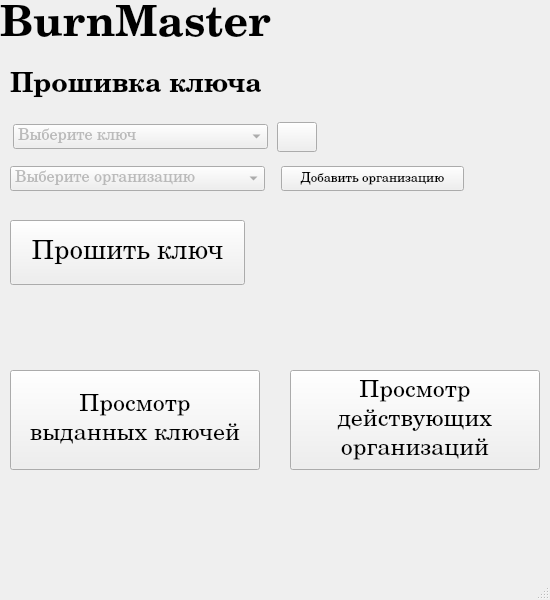
<?xml version="1.0" encoding="UTF-8"?>
<ui version="4.0">
 <class>MainWindow</class>
 <widget class="QMainWindow" name="MainWindow">
  <property name="geometry">
   <rect>
    <x>0</x>
    <y>0</y>
    <width>550</width>
    <height>600</height>
   </rect>
  </property>
  <property name="font">
   <font>
    <family>Century</family>
   </font>
  </property>
  <property name="windowTitle">
   <string>BurnMaster</string>
  </property>
  <widget class="QWidget" name="centralwidget">
   <widget class="QLabel" name="naming_label">
    <property name="geometry">
     <rect>
      <x>0</x>
      <y>0</y>
      <width>271</width>
      <height>51</height>
     </rect>
    </property>
    <property name="font">
     <font>
      <family>Century</family>
      <pointsize>32</pointsize>
      <bold>true</bold>
      <kerning>true</kerning>
     </font>
    </property>
    <property name="text">
     <string>BurnMaster</string>
    </property>
   </widget>
   <widget class="QLabel" name="flashing_label">
    <property name="geometry">
     <rect>
      <x>10</x>
      <y>70</y>
      <width>251</width>
      <height>31</height>
     </rect>
    </property>
    <property name="font">
     <font>
      <family>Century</family>
      <pointsize>20</pointsize>
      <bold>true</bold>
     </font>
    </property>
    <property name="text">
     <string>Прошивка ключа</string>
    </property>
   </widget>
   <widget class="QPushButton" name="flashingButton">
    <property name="geometry">
     <rect>
      <x>10</x>
      <y>220</y>
      <width>235</width>
      <height>65</height>
     </rect>
    </property>
    <property name="font">
     <font>
      <family>Century</family>
      <pointsize>20</pointsize>
      <fontweight>DemiBold</fontweight>
     </font>
    </property>
    <property name="text">
     <string>Прошить ключ</string>
    </property>
   </widget>
   <widget class="QPushButton" name="keysCheckButton">
    <property name="geometry">
     <rect>
      <x>10</x>
      <y>370</y>
      <width>250</width>
      <height>100</height>
     </rect>
    </property>
    <property name="font">
     <font>
      <family>Century</family>
      <pointsize>18</pointsize>
      <fontweight>DemiBold</fontweight>
     </font>
    </property>
    <property name="autoFillBackground">
     <bool>false</bool>
    </property>
    <property name="text">
     <string>Просмотр 
выданных ключей</string>
    </property>
   </widget>
   <widget class="QPushButton" name="orgCheckButton">
    <property name="geometry">
     <rect>
      <x>290</x>
      <y>370</y>
      <width>250</width>
      <height>100</height>
     </rect>
    </property>
    <property name="font">
     <font>
      <family>Century</family>
      <pointsize>18</pointsize>
      <fontweight>DemiBold</fontweight>
     </font>
    </property>
    <property name="autoFillBackground">
     <bool>false</bool>
    </property>
    <property name="text">
     <string>Просмотр 
действующих 
организаций</string>
    </property>
   </widget>
   <widget class="QWidget" name="">
    <property name="geometry">
     <rect>
      <x>10</x>
      <y>121</y>
      <width>311</width>
      <height>32</height>
     </rect>
    </property>
    <layout class="QHBoxLayout" name="horizontalLayout">
     <item>
      <widget class="QComboBox" name="keySelectionList">
       <property name="sizePolicy">
        <sizepolicy hsizetype="Preferred" vsizetype="Fixed">
         <horstretch>0</horstretch>
         <verstretch>0</verstretch>
        </sizepolicy>
       </property>
       <property name="minimumSize">
        <size>
         <width>255</width>
         <height>25</height>
        </size>
       </property>
       <property name="maximumSize">
        <size>
         <width>255</width>
         <height>16777215</height>
        </size>
       </property>
       <property name="font">
        <font>
         <family>Century</family>
         <pointsize>12</pointsize>
        </font>
       </property>
       <property name="styleSheet">
        <string notr="true">QComboBox { color: gray; } 
QComboBox QAbstractItemView { color: black; }  </string>
       </property>
       <property name="placeholderText">
        <string>Выберите ключ</string>
       </property>
      </widget>
     </item>
     <item>
      <widget class="QPushButton" name="findKeyButton">
       <property name="minimumSize">
        <size>
         <width>35</width>
         <height>30</height>
        </size>
       </property>
       <property name="maximumSize">
        <size>
         <width>40</width>
         <height>16777215</height>
        </size>
       </property>
       <property name="text">
        <string/>
       </property>
       <property name="icon">
        <iconset theme="QIcon::ThemeIcon::EditFind"/>
       </property>
      </widget>
     </item>
    </layout>
   </widget>
   <widget class="QWidget" name="">
    <property name="geometry">
     <rect>
      <x>10</x>
      <y>165</y>
      <width>454</width>
      <height>27</height>
     </rect>
    </property>
    <layout class="QHBoxLayout" name="horizontalLayout_2">
     <property name="leftMargin">
      <number>0</number>
     </property>
     <property name="rightMargin">
      <number>0</number>
     </property>
     <item>
      <widget class="QComboBox" name="orgSelectionList">
       <property name="sizePolicy">
        <sizepolicy hsizetype="Preferred" vsizetype="Fixed">
         <horstretch>0</horstretch>
         <verstretch>0</verstretch>
        </sizepolicy>
       </property>
       <property name="minimumSize">
        <size>
         <width>255</width>
         <height>25</height>
        </size>
       </property>
       <property name="maximumSize">
        <size>
         <width>255</width>
         <height>16777215</height>
        </size>
       </property>
       <property name="font">
        <font>
         <family>Century</family>
         <pointsize>12</pointsize>
        </font>
       </property>
       <property name="styleSheet">
        <string notr="true">QComboBox { color: gray; } 
QComboBox QAbstractItemView { color: black; }  </string>
       </property>
       <property name="placeholderText">
        <string>Выберите организацию</string>
       </property>
      </widget>
     </item>
     <item>
      <widget class="QPushButton" name="addOrgButton">
       <property name="sizePolicy">
        <sizepolicy hsizetype="Minimum" vsizetype="Fixed">
         <horstretch>0</horstretch>
         <verstretch>0</verstretch>
        </sizepolicy>
       </property>
       <property name="minimumSize">
        <size>
         <width>170</width>
         <height>25</height>
        </size>
       </property>
       <property name="font">
        <font>
         <family>Century</family>
         <pointsize>10</pointsize>
         <fontweight>DemiBold</fontweight>
        </font>
       </property>
       <property name="styleSheet">
        <string notr="true">margin-left:10px;</string>
       </property>
       <property name="text">
        <string>Добавить организацию</string>
       </property>
      </widget>
     </item>
    </layout>
   </widget>
  </widget>
  <widget class="QMenuBar" name="menubar">
   <property name="geometry">
    <rect>
     <x>0</x>
     <y>0</y>
     <width>550</width>
     <height>21</height>
    </rect>
   </property>
  </widget>
  <widget class="QStatusBar" name="statusbar"/>
 </widget>
 <resources/>
 <connections/>
</ui>
